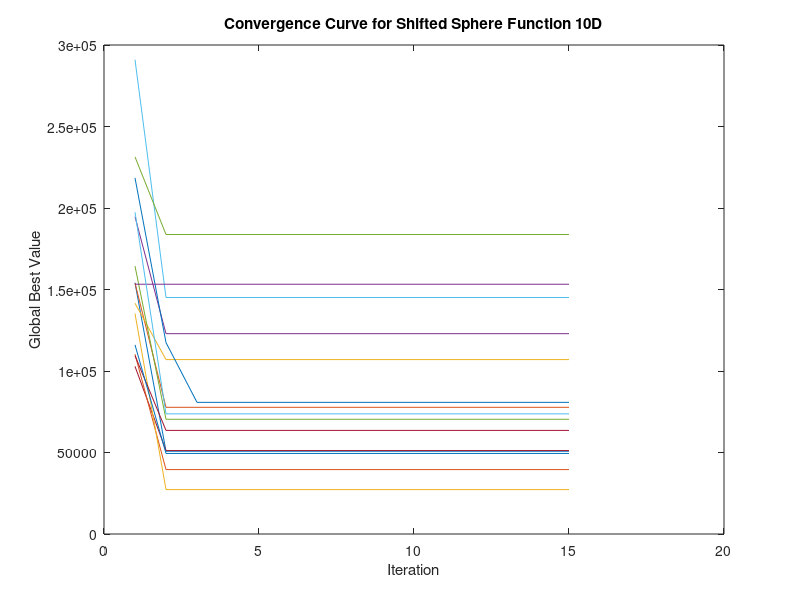

Here is the MATLAB script that generated this plot:
%% Define the problem
D = 10; % number of dimensions
shift = -100; % shift value (can be any real number)
sphere = @(x) sum((x - shift - ones(1,D)).^2); % Shifted Sphere Function

%% Define the PSO parameters
N = 50; % number of particles
maxiter = 15; % maximum number of iterations
w = 0.72; % inertia weight
c1 = 1.49; % cognitive parameter
c2 = 1.49; % social parameter
lb = -100; % lower bound
ub = 100; % upper bound

%% Initialize the history variables
gbestval_history = zeros(15, maxiter);

%% Run the PSO algorithm 15 times
for run = 1:15
    %% Initialize the particles and the velocity
    x = lb + (ub - lb) * rand(N, D); % particles
    v = zeros(N, D); % velocity

    %% Initialize the personal best and the global best
    pbest = x; % personal best
    gbest = x(1, :); % global best
    pbestval = sphere(pbest); % personal best value
    gbestval = sphere(gbest); % global best value

    %% Run the PSO algorithm
    for iter = 1:maxiter
        % Update the velocity and the position
        r1 = rand(N, D);
        r2 = rand(N, D);
        v = w * v + c1 * r1 .* (pbest - x) + c2 * r2 .* (gbest - x);
        x = x + v;

        % Apply the boundary conditions
        x(x < lb) = lb;
        x(x > ub) = ub;

        % Update the personal best and the global best
        xval = sphere(x);
        ind = xval < pbestval;
        pbest(ind, :) = x(ind, :);
        pbestval(ind) = xval(ind);
        [~, ind] = min(pbestval);
        gbest = pbest(ind, :);
        gbestval = pbestval(ind);

        % Store the global best value at this iteration
        gbestval_history(run, iter) = gbestval;

        % Display the iteration and the best fitness value
        fprintf('Run %d Iteration %d: Best fitness value = %f\n', run, iter, gbestval);
    end
end

%% Calculate the average, standard deviation, best and worst performance
avg_gbestval = mean(gbestval_history(:, end));
std_gbestval = std(gbestval_history(:, end));
best_gbestval = min(gbestval_history(:, end));
worst_gbestval = max(gbestval_history(:, end));

%% Display the results
fprintf('Average performance over 15 runs: %f\n', avg_gbestval);
fprintf('Standard deviation over 15 runs: %f\n', std_gbestval);
fprintf('Best performance among 15 runs: %f\n', best_gbestval);
fprintf('Worst performance among 15 runs: %f\n', worst_gbestval);


% Plot the convergence curve
figure;
plot(gbestval_history');
title('Convergence Curve for Shifted Sphere Function 10D');
xlabel('Iteration');
ylabel('Global Best Value');

